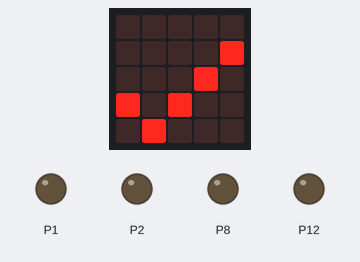
Bench run of a program on a simulated BBC micro:bit (MakeCode). Shown: the board's 5×5 LED display, output pins drawn as LEDs (lit = HIGH).

Above: at 0.1 s.
At 1.7 s:
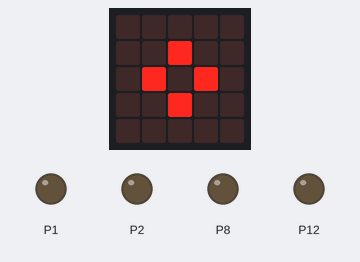

The program:

main.ts
```typescript
radio.onReceivedValue(function (name, value) {
    if (name.compare("mgy") == 0) {
        backward = value
    }
    if (name.compare("mgx") == 0) {
        right = value
    }
    right_motor = -1 * (backward - right)
    left_motor = -1 * (backward - right)
})
function Mover (Mot1: number, Mot2: number, Mot3: number, Mot4: number) {
    pins.digitalWritePin(DigitalPin.P1, Mot1)
    pins.digitalWritePin(DigitalPin.P2, Mot2)
    pins.digitalWritePin(DigitalPin.P8, Mot3)
    pins.digitalWritePin(DigitalPin.P12, Mot4)
}
let left_motor = 0
let right_motor = 0
let right = 0
let backward = 0
radio.setGroup(1)
basic.showIcon(IconNames.Yes)
basic.pause(1000)
Mover(0, 0, 0, 0)
basic.forever(function () {
    basic.showIcon(IconNames.SmallDiamond)
    if (backward < -400) {
        Mover(1, 0, 1, 0)
        basic.showArrow(ArrowNames.North)
    } else if (backward > 400) {
        Mover(0, 1, 0, 1)
        basic.showArrow(ArrowNames.South)
    } else {
        Mover(0, 0, 0, 0)
    }
    if (right < -400) {
        Mover(1, 0, 0, 0)
        basic.showArrow(ArrowNames.West)
    } else if (right > 400) {
        Mover(0, 0, 1, 0)
        basic.showArrow(ArrowNames.East)
    } else {
        Mover(0, 0, 0, 0)
    }
})
```

test.ts
```typescript
// aquí va el archivo "tests"; esto no se compilará cuando este paquete se utilice como una extensión.
```
